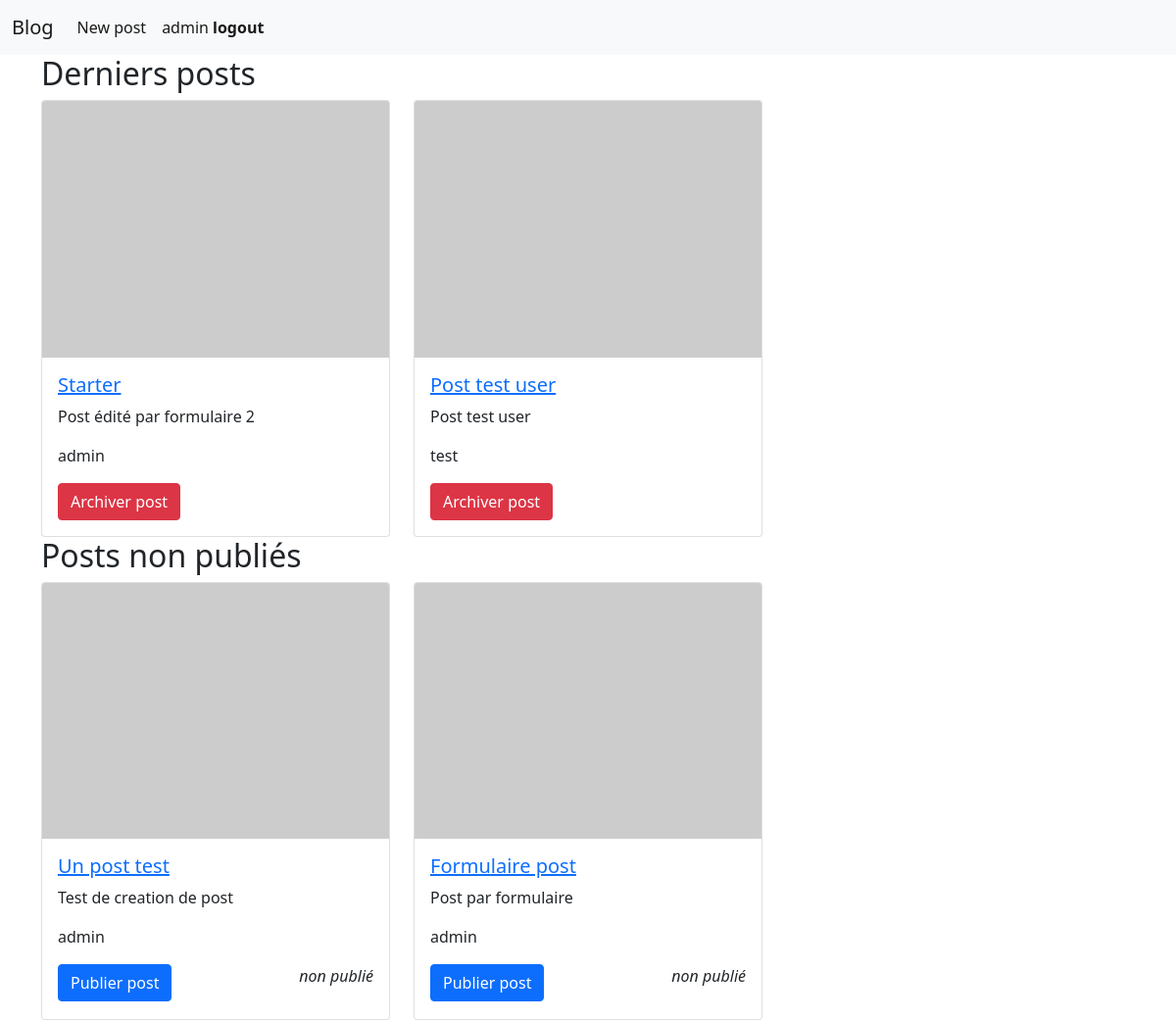
The app's page / (signed in) with its own data.
### blog/models.py (models this page shows, shortened)
class Post(models.Model):
    author = models.ForeignKey(settings.AUTH_USER_MODEL, on_delete = models.CASCADE)
    title = models.CharField(max_length = 255)
    text = models.TextField()
    created_date = models.DateTimeField(default = timezone.now)
    published_date = models.DateTimeField(blank = True, null = True)
    is_published = models.BooleanField(default = False)

### blog/views.py (the view)
# urls.py: path('', views.all_posts, name = 'all_posts'),
def all_posts(request):
    page_title = 'Derniers posts | Home'
    posts = Post.objects.filter(is_published = "True").order_by('published_date')
    unpublished_posts = Post.objects.filter(is_published = "False").order_by('created_date')
    users = User.objects.all()
    return render(
        request,
        'blog/all_posts.html',
        {
            'posts': posts,
            'users': users,
            'unpublished_posts': unpublished_posts,
            'page_title': page_title
        }
    )

### blog/templates/blog/all_posts.html
{% extends 'blog/base.html' %}
{% block content %}
<section class="container">
    {% if posts %}
        <h2>Derniers posts</h2>
        <div class="row">
            {%for post in posts%}
                <div class="col-4">
                    <div class="card">
                        <img src="https://i.picsum.photos/id/271/200/200.jpg?hmac=ZEj4e_twCOPm3eoBeBMIKpcbFcD7s8TwRPMuyhLmqPk" class="card-img-top" alt="...">
                        <div class="card-body">
                            <h5 class="card-title">
                                <a href="{% url 'post_view' id=post.id %}">{{post.title}}</a>
                            </h5>
                            <p class="card-text">{{post.text}}</p>
                            <p class="card-text">
                                {%for user in users%}
                                    {% if user.id == post.author_id %}
                                        {{user.username}}
                                    {% endif %}
                                {%endfor%}
                            </p>
                            {% if user.is_staff %}
                                <a class="btn btn-danger" href="{% url 'archive_post' id=post.id %}">Archiver post</a>
                            {% endif %}
                        </div>
                    </div>
                </div>
            {%endfor%}
        </div>
    {% endif %}
    {% if user.is_staff %}
        <h2>Posts non publiés</h2>
        <div class="row">
            {%for post in unpublished_posts%}
                <div class="col-4">
                    <div class="card">
                        <img src="https://i.picsum.photos/id/271/200/200.jpg?hmac=ZEj4e_twCOPm3eoBeBMIKpcbFcD7s8TwRPMuyhLmqPk" class="card-img-top" alt="...">
                        <div class="card-body">
                            <h5 class="card-title">
                                <a href="{% url 'post_view' id=post.id %}">{{post.title}}</a>
                            </h5>
                            <p class="card-text">{{post.text}}</p>
                            <p class="card-text">
                                {%for user in users%}
                                    {% if user.id == post.author_id %}
                                        {{user.username}}
                                    {% endif %}
                                {%endfor%}
                            </p>
                            <p class="float-end">
                                <i>non publié</i>
                            </p>
                            <a class="btn btn-primary" href="{% url 'publish_post' id=post.id %}">Publier post</a>
                        </div>
                    </div>
                </div>
            {%endfor%}
        </div>
    {% endif %}
</section>
{% endblock %}

### blog/templates/blog/base.html (shortened to what this page needs)
{% load static %}
<!DOCTYPE html>
<html lang="en">
<head>
    <link href="https://cdn.jsdelivr.net/npm/bootstrap@5.0.0-beta2/dist/css/bootstrap.min.css" rel="stylesheet">
    <link rel="stylesheet" href="https://cdn.jsdelivr.net/npm/bootstrap-icons@1.4.0/font/bootstrap-icons.css">
    <link rel="stylesheet" href="{% static 'css/style.css' %}">
</head>
<body>
    <nav class="navbar navbar-expand-lg navbar-light bg-light">
        <div class="container-fluid">
            <a class="navbar-brand" href="{% url 'all_posts' %}">Blog</a>
            <div class="collapse navbar-collapse" id="navbarNav">
                <ul class="navbar-nav">
                    <li class="nav-item">
                        <a class="nav-link active" aria-current="page" href="{% url 'post_new' %}">New post</a>
                    </li>
                    {% if user.is_authenticated %}
                    <li class="nav-item">
                        <a class="nav-link active" aria-current="page" href="{% url 'user_logout' %}">{{user}} <b>logout</b></a>
                    </li>
                    {% endif %}
                </ul>
            </div>
        </div>
    </nav>
    {% block content %}
    {% endblock %}
</body>
</html>

### records on screen
Post: title "Starter", text "Post édité par formulaire 2"
Post: title "Post test user", text "Post test user"
Post: title "Un post test", text "Test de creation de post"
Post: title "Formulaire post", text "Post par formulaire"

### other values on screen
{{ user }} "admin"
{{ user.username }} "admin"
{{ user.username }} "test"
